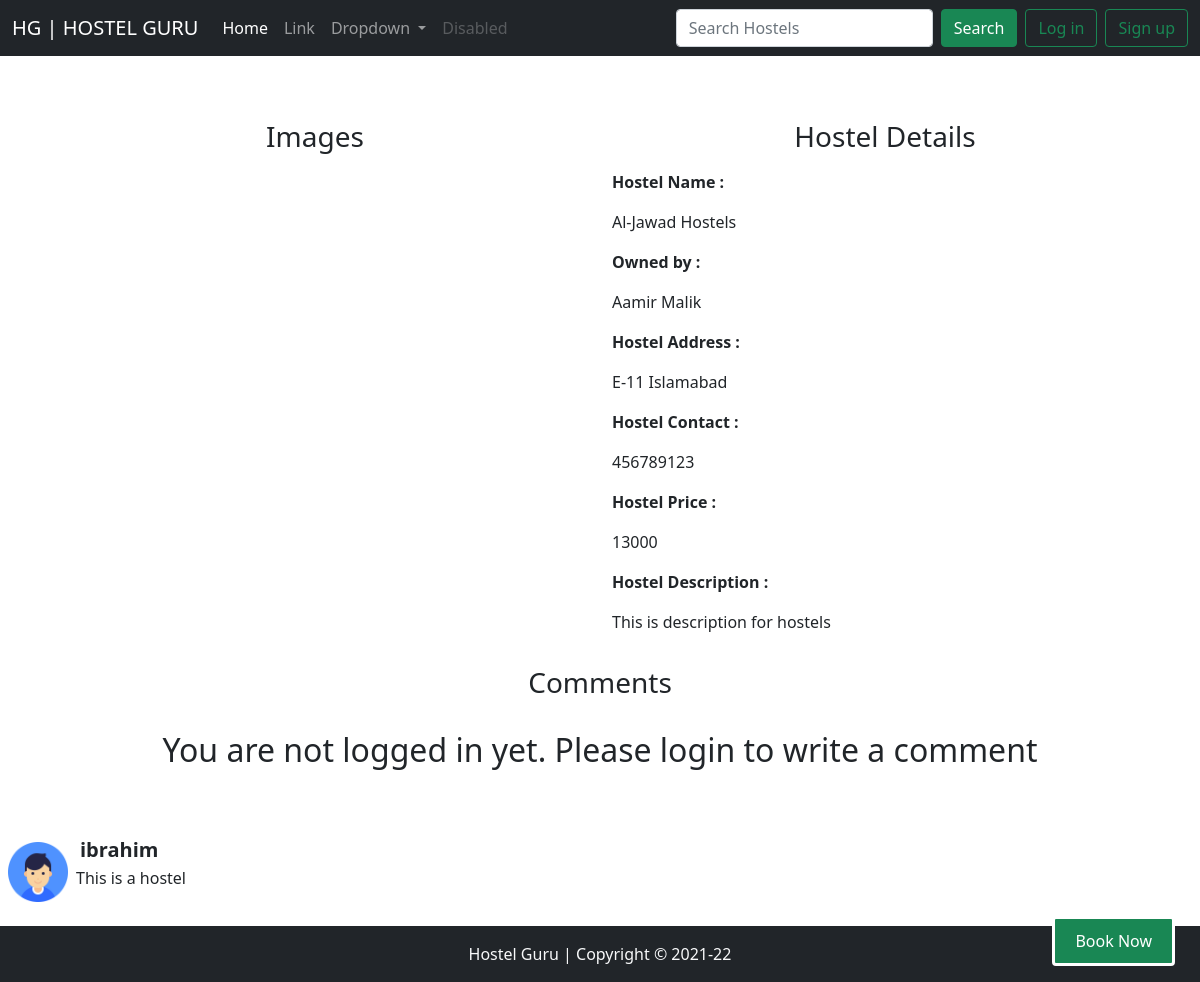
Screenshot of /_viewhostel.php?hostelid=6 with the database file from the repository.
### tables this page shows
CREATE TABLE `hostels` (
  `hostel_id` int(8) NOT NULL,
  `hostel_name` varchar(300) NOT NULL,
  `hostel_owner` varchar(250) NOT NULL,
  `hostel_address` varchar(500) NOT NULL,
  `hostel_phone` varchar(15) NOT NULL,
  `category` varchar(50) NOT NULL,
  `price` int(10) NOT NULL,
  `hostel_city` varchar(100) NOT NULL,
  `time` datetime NOT NULL DEFAULT current_timestamp(),
  `description` text NOT NULL
);

CREATE TABLE `comments` (
  `comment_id` int(10) NOT NULL,
  `coment_content` text NOT NULL,
  `hostel_id` int(10) NOT NULL,
  `comment_by` varchar(150) NOT NULL,
  `comment_time` datetime NOT NULL DEFAULT current_timestamp()
);

CREATE TABLE `students` (
  `std_id` int(7) NOT NULL,
  `first_name` varchar(300) NOT NULL,
  `last_name` varchar(300) NOT NULL,
  `gender` varchar(50) NOT NULL,
  `username` varchar(100) NOT NULL,
  `password` varchar(300) NOT NULL,
  `accound_type` varchar(100) NOT NULL,
  `email` varchar(100) NOT NULL,
  `phone` varchar(20) NOT NULL,
  `created` datetime NOT NULL DEFAULT current_timestamp()
);

### _viewhostel.php (the view, shortened to what this page needs)
<?php
include '_connect_to_database.php';
?>
<!doctype html>
<html lang="en">
<head>
    <link href="https://cdn.jsdelivr.net/npm/bootstrap@5.0.0-beta3/dist/css/bootstrap.min.css" rel="stylesheet">
</head>
<body>
    <?php
    include '_navbar.php';
    ?>
    <?php
    $id = $_GET['hostelid'];
    echo '
                    <div class="container my-5">
                        <div class="row my-4">
                            <div class="col-sm">
                                <h3 class="text-center my-3">Images</h3>
                                <img src="https://source.unsplash.com/500x500/?hostel" class="img-fluid" alt="">
                            </div>
                            <div class="col-sm ">
                                <h3 class="text-center my-3">Hostel Details</h3>
                                ';
    $sql = "SELECT * FROM `hostels` WHERE `hostel_id` = '$id'";
    $result = mysqli_query($con, $sql);
    while ($row = mysqli_fetch_assoc($result)) {
        $hostelname = $row['hostel_name'];
        $hostelowner = $row['hostel_owner'];
        $hosteldesc = $row['description'];
        $hostelprice = $row['price'];
        $hosteladdress = $row['hostel_address'];
        $hostelphone = $row['hostel_phone'];
        echo '
                    <p > <b>Hostel Name : </b> </p>
                     <p >  ' . $hostelname . '</p>
                    <p > <b>Owned by : </b> </p>
                     <p >  ' . $hostelowner . '</p>
                    <p > <b>Hostel Address : </b> </p>
                     <p >  ' . $hosteladdress . '</p>
                    <p > <b>Hostel Contact : </b> </p>
                     <p >  ' . $hostelphone . '</p>
                    <p > <b>Hostel Price : </b> </p>
                     <p >  ' . $hostelprice . '</p>
                    <p > <b>Hostel Description : </b> </p>
                     <p >  ' . $hosteldesc . '</p>
                    </div>
                    <h3 class="text-center my-3">Comments</h3>
                    ';
    }
    if (isset($_SESSION['loggedin']) && $_SESSION['loggedin'] == true) {
        echo '
                            <div class="col-sm">
                                <form action="' . $_SERVER['REQUEST_URI'] . '" method="POST">
                                    <label for="" class="form-label">Post a Comment</label>
                                    <textarea name="comment" class="form-control" id="" cols="30" rows="5"></textarea>
                                    <input type="hidden" class="form-control" value="' . $_SESSION["stdid"] . '"  id="title" name="stdid" aria-describedby="emailHelp">
                                    <button type="submit" class="btn btn-primary my-3">Post Comment</button>
                                </form>
                                </div>
                                </div>
                ';
    } else {
        echo '
  <h2 class="my-3 text-center">You are not logged in yet. Please login to write a comment</h2>
  </div>
  </div>
   ';
    }
    $sql = "SELECT * FROM `comments` WHERE `hostel_id` = $id";
    $results = mysqli_query($con, $sql);
    while ($row = mysqli_fetch_assoc($results)) {
        $content = $row['coment_content'];
        $commentby = $row['comment_by'];
        $sql2 = "SELECT * FROM `students` WHERE std_id = '$commentby'";
        $result2 = mysqli_query($con, $sql2);
        $row2 = mysqli_fetch_assoc($result2);
        echo '
                    <div class="media my-3 " style="display: flex;">
                        <img src="defaultuser.png" width="60px" height="60px" class="m-2 " alt="...">
                        <div class="media-body">
                            <h5 class="m-1"><b>' . $row2['username'] . '</b></h5>
                            <p class="pl-2">
                                ' . $content . '
                            </p>
                        </div>
                    </div>
                </div>
    ';
    }
    ?>
<?php
echo '<div id="mybutton">
<button class="feedback"><a class="booknow" href="_bookhostel.php?hostelid='.$id.'">Book Now</a> </button>
</div>
';
?>
    <?php
    include '_footer.php';
    ?>
</body>
</html>

### _viewhostel.php (style rules this page uses)
.booknow { text-decoration: none; color: white; }
.feedback { background-color : #198754; color: white; padding: 10px 20px; border-radius: 4px; border:3px solid; animation-name: btn; animation-duration: 2s; animation-iteration-count: infinite; }
#mybutton { position: fixed; bottom: 16px; right: 25px; transition: 3s; }

### rows the page displays
hostels: hostel_name "Al-Jawad Hostels", hostel_owner "Aamir Malik", hostel_address "E-11 Islamabad", hostel_phone "456789123", price "13000", description "This is description for hostels"
comments: students.username "ibrahim", coment_content "This is a hostel"
